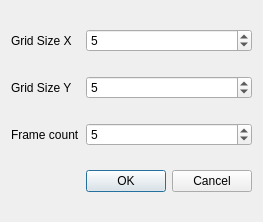
<?xml version="1.0" encoding="UTF-8"?>
<ui version="4.0">
 <class>NewFileDialog</class>
 <widget class="QDialog" name="NewFileDialog">
  <property name="geometry">
   <rect>
    <x>0</x>
    <y>0</y>
    <width>246</width>
    <height>222</height>
   </rect>
  </property>
  <property name="windowTitle">
   <string>Dialog</string>
  </property>
  <layout class="QGridLayout" name="gridLayout">
   <item row="2" column="2">
    <widget class="QSpinBox" name="frameCount">
     <property name="value">
      <number>5</number>
     </property>
    </widget>
   </item>
   <item row="1" column="2">
    <widget class="QSpinBox" name="gridSizeY">
     <property name="value">
      <number>5</number>
     </property>
    </widget>
   </item>
   <item row="2" column="0">
    <widget class="QLabel" name="label">
     <property name="text">
      <string>Frame count</string>
     </property>
    </widget>
   </item>
   <item row="2" column="1">
    <spacer name="horizontalSpacer">
     <property name="orientation">
      <enum>Qt::Horizontal</enum>
     </property>
     <property name="sizeHint" stdset="0">
      <size>
       <width>40</width>
       <height>20</height>
      </size>
     </property>
    </spacer>
   </item>
   <item row="3" column="2">
    <widget class="QDialogButtonBox" name="buttonBox">
     <property name="orientation">
      <enum>Qt::Horizontal</enum>
     </property>
     <property name="standardButtons">
      <set>QDialogButtonBox::Cancel|QDialogButtonBox::Ok</set>
     </property>
    </widget>
   </item>
   <item row="0" column="2">
    <widget class="QSpinBox" name="gridSizeX">
     <property name="alignment">
      <set>Qt::AlignLeading|Qt::AlignLeft|Qt::AlignVCenter</set>
     </property>
     <property name="value">
      <number>5</number>
     </property>
    </widget>
   </item>
   <item row="1" column="0">
    <widget class="QLabel" name="label_2">
     <property name="text">
      <string>Grid Size Y</string>
     </property>
    </widget>
   </item>
   <item row="0" column="0">
    <widget class="QLabel" name="label_3">
     <property name="text">
      <string>Grid Size X</string>
     </property>
    </widget>
   </item>
   <item row="1" column="1">
    <spacer name="horizontalSpacer_2">
     <property name="orientation">
      <enum>Qt::Horizontal</enum>
     </property>
     <property name="sizeHint" stdset="0">
      <size>
       <width>40</width>
       <height>20</height>
      </size>
     </property>
    </spacer>
   </item>
   <item row="0" column="1">
    <spacer name="horizontalSpacer_3">
     <property name="orientation">
      <enum>Qt::Horizontal</enum>
     </property>
     <property name="sizeHint" stdset="0">
      <size>
       <width>40</width>
       <height>20</height>
      </size>
     </property>
    </spacer>
   </item>
  </layout>
 </widget>
 <tabstops>
  <tabstop>gridSizeX</tabstop>
  <tabstop>gridSizeY</tabstop>
  <tabstop>frameCount</tabstop>
 </tabstops>
 <resources/>
 <connections>
  <connection>
   <sender>buttonBox</sender>
   <signal>accepted()</signal>
   <receiver>NewFileDialog</receiver>
   <slot>accept()</slot>
   <hints>
    <hint type="sourcelabel">
     <x>248</x>
     <y>254</y>
    </hint>
    <hint type="destinationlabel">
     <x>157</x>
     <y>274</y>
    </hint>
   </hints>
  </connection>
  <connection>
   <sender>buttonBox</sender>
   <signal>rejected()</signal>
   <receiver>NewFileDialog</receiver>
   <slot>reject()</slot>
   <hints>
    <hint type="sourcelabel">
     <x>316</x>
     <y>260</y>
    </hint>
    <hint type="destinationlabel">
     <x>286</x>
     <y>274</y>
    </hint>
   </hints>
  </connection>
 </connections>
</ui>
